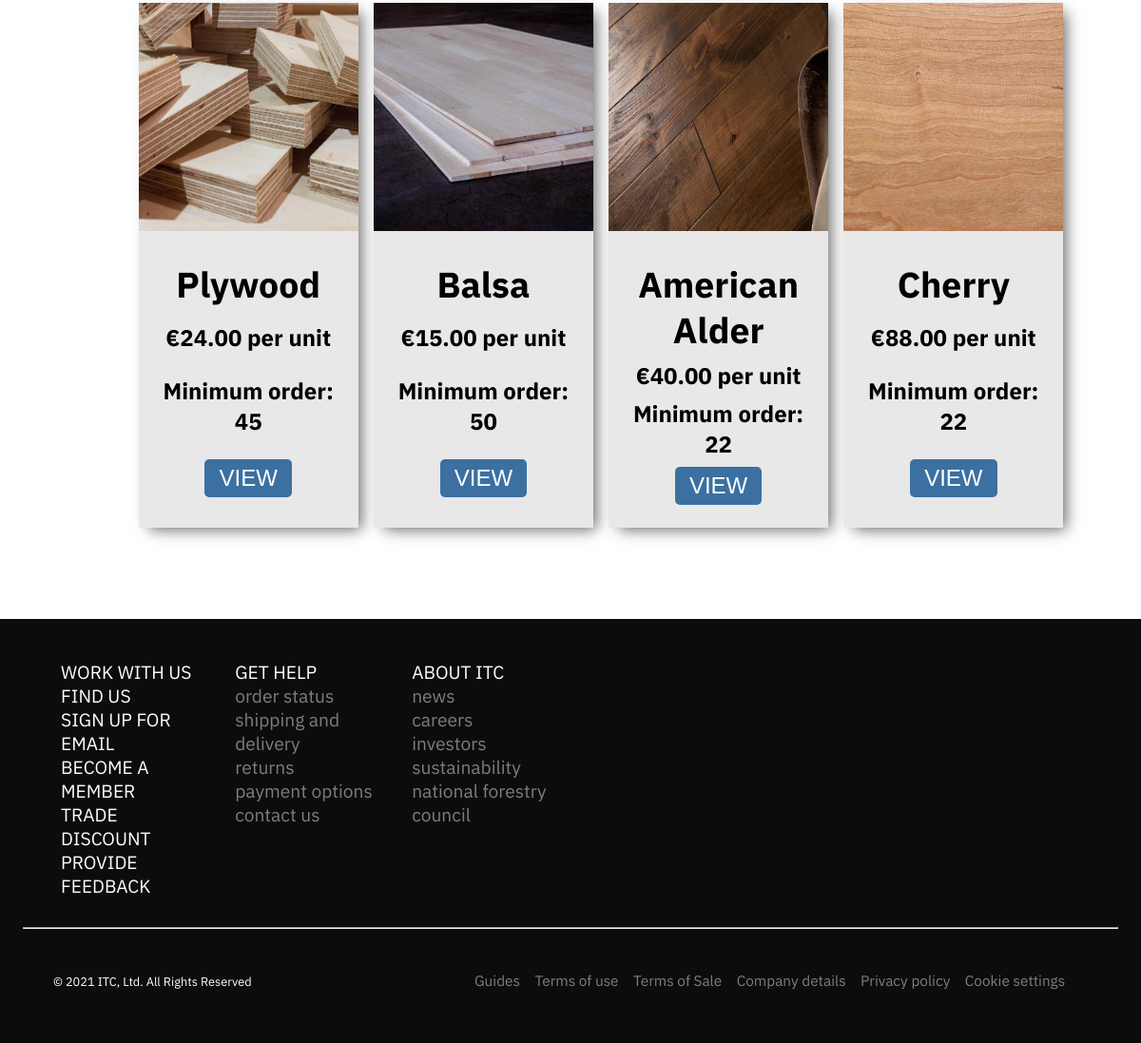
Page /views/timber-view.php?id=7 (lower part) on the earlier database version.
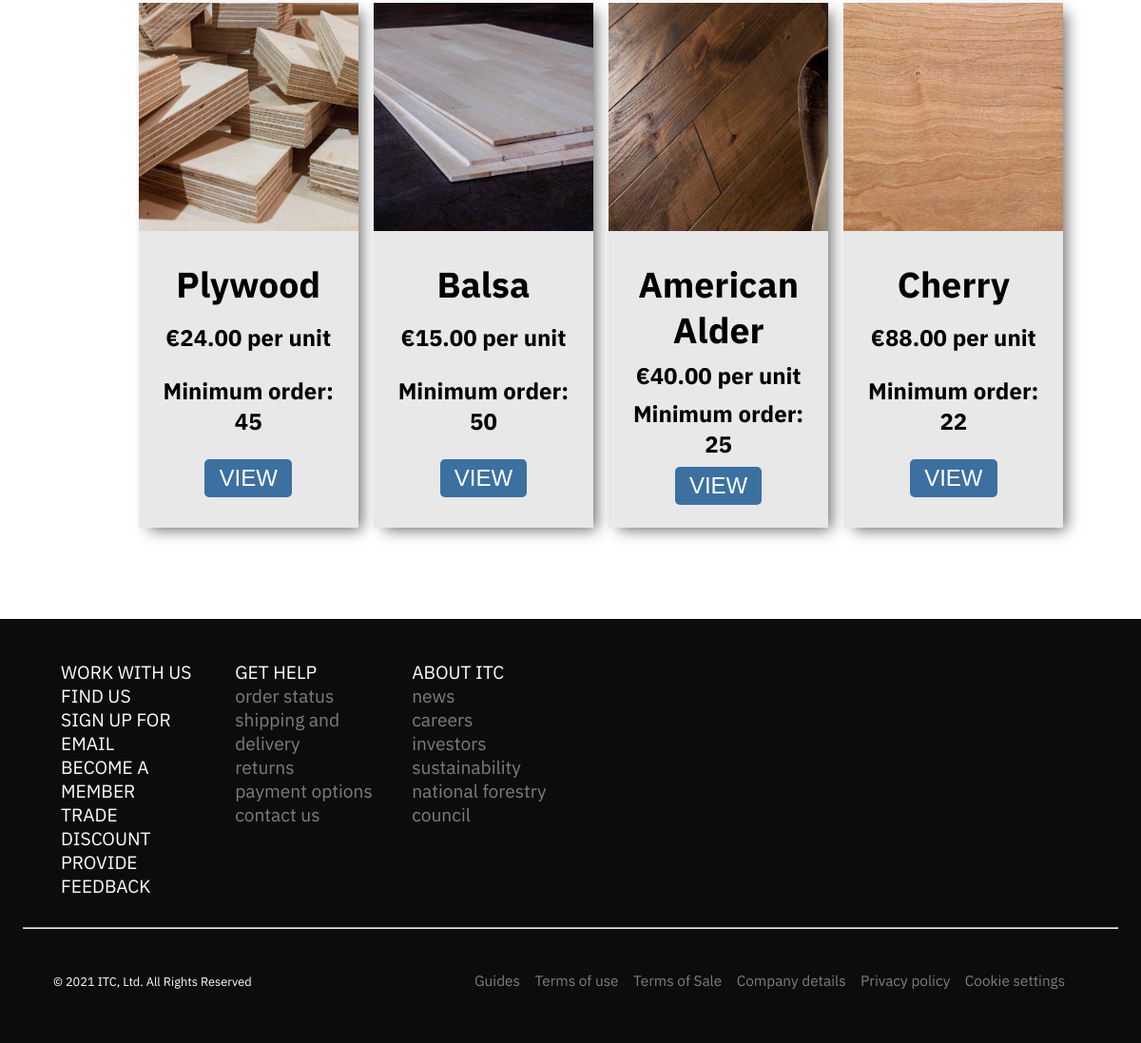
Same page on the later database version.
### tables this page shows
CREATE TABLE `timbers` (
  `id` int(11) NOT NULL,
  `title` varchar(64) NOT NULL,
  `description` text NOT NULL,
  `price` decimal(7,2) NOT NULL,
  `category_id` int(11) NOT NULL,
  `minimum_order` int(11) NOT NULL,
  `image_id` int(11) NOT NULL
);

CREATE TABLE `images` (
  `id` int(11) NOT NULL,
  `filename` varchar(256) NOT NULL
);

### classes/BookWorms/Model/Timber.php (called while the page is built, shortened)
<?php
class Timber
{
    public static function findById($id)
    {
        $timber = null;
        try {
            $db = new DB();
            $db->open();
            $conn = $db->get_connection();
            $select_sql = "SELECT * FROM timbers WHERE id = :id";
            $select_params = [
                ":id" => $id
            ];
            $select_stmt = $conn->prepare($select_sql);
            $select_status = $select_stmt->execute($select_params);
            if ($select_stmt->rowCount() !== 0) {
                $row = $select_stmt->fetch(PDO::FETCH_ASSOC);
                $timber = new Timber();
                $timber->id = $row['id'];
                $timber->title = $row['title'];
                $timber->description = $row['description'];
                $timber->price = $row['price'];
                $timber->category_id = $row['category_id'];
                $timber->minimum_order = $row['minimum_order'];
                $timber->image_id = $row['image_id'];
            }
        } finally {
            if ($db !== null && $db->is_open()) {
                $db->close();
            }
        }
        return $timber;
    }
    public static function findByCategoryId($category_id, $start = null, $limit = null)
    {
        $timbers = array();
        try {
            $db = new DB();
            $db->open();
            $conn = $db->get_connection();
            if ($limit !== null && $start !== null) {
                $select_sql = "SELECT * FROM timbers WHERE category_id = :category_id LIMIT $start,$limit";
            }
            else if($limit !== null && $start === null){
                $select_sql = "SELECT * FROM timbers WHERE category_id = :category_id LIMIT $limit";
            }
            else {
                $select_sql = "SELECT * FROM timbers WHERE category_id = :category_id";
            }
            $select_params = [
                ":category_id" => $category_id
            ];
            $select_stmt = $conn->prepare($select_sql);
            $select_status = $select_stmt->execute($select_params);
            if ($select_stmt->rowCount() !== 0) {
                $row = $select_stmt->fetch(PDO::FETCH_ASSOC);
                while ($row != FALSE) {
                    $timber = new Timber();
                    $timber->id = $row['id'];
                    $timber->title = $row['title'];
                    $timber->description = $row['description'];
                    $timber->price = $row['price'];
                    $timber->category_id = $row['category_id'];
                    $timber->minimum_order = $row['minimum_order'];
                    $timber->image_id = $row['image_id'];
                    $timbers[] = $timber;
                    $row = $select_stmt->fetch(PDO::FETCH_ASSOC);
                }
            }
        } finally {
            if ($db !== null && $db->is_open()) {
                $db->close();
            }
        }
        return $timbers;
    }
}

### classes/BookWorms/Model/Timber_Attribute.php (called while the page is built, shortened)
<?php
class Timber_Attribute
{
    public static function findByTimberId($timber_id, $limit = null)
    {
        $timber_attributes = array();
        try {
            $db = new DB();
            $db->open();
            $conn = $db->get_connection();
            if ($limit === null) {
                $select_sql = "SELECT id,timber_id,attribute_id FROM timber_attribute WHERE timber_id = :timber_id";
            } else {
                $select_sql = "SELECT id,timber_id,attribute_id FROM timber_attribute WHERE timber_id = :timber_id LIMIT $limit";
            }
            $select_params = [
                ":timber_id" => $timber_id
            ];
            $select_stmt = $conn->prepare($select_sql);
            $select_status = $select_stmt->execute($select_params);
            if ($select_stmt->rowCount() !== 0) {
                $row = $select_stmt->fetch(PDO::FETCH_ASSOC);
                while ($row != FALSE) {
                    $timber_attribute = new Timber_Attribute();
                    $timber_attribute->id = $row['id'];
                    $timber_attribute->timber_id = $row['timber_id'];
                    $timber_attribute->attribute_id = $row['attribute_id'];
                    $timber_attributes[] = $timber_attribute;
                    $row = $select_stmt->fetch(PDO::FETCH_ASSOC);
                }
            }
        } finally {
            if ($db !== null && $db->is_open()) {
                $db->close();
            }
        }
        return $timber_attributes;
    }
    public static function findByAttributeId($attribute_id, $limit = null)
    {
        $timber_attributes = array();
        try {
            $db = new DB();
            $db->open();
            $conn = $db->get_connection();
            if ($limit === null) {
                $select_sql = "SELECT id,timber_id,attribute_id FROM timber_attribute WHERE attribute_id = :attribute_id";
            } else {
                $select_sql = "SELECT id,timber_id,attribute_id FROM timber_attribute WHERE attribute_id = :attribute_id LIMIT $limit";
            }
            $select_params = [
                ":attribute_id" => $attribute_id
            ];
            $select_stmt = $conn->prepare($select_sql);
            $select_status = $select_stmt->execute($select_params);
            if ($select_stmt->rowCount() !== 0) {
                $row = $select_stmt->fetch(PDO::FETCH_ASSOC);
                while ($row != FALSE) {
                    $timber_attribute = new Timber_Attribute();
                    $timber_attribute->id = $row['id'];
                    $timber_attribute->timber_id = $row['timber_id'];
                    $timber_attribute->attribute_id = $row['attribute_id'];
                    $timber_attributes[] = $timber_attribute;
                    $row = $select_stmt->fetch(PDO::FETCH_ASSOC);
                }
            }
        } finally {
            if ($db !== null && $db->is_open()) {
                $db->close();
            }
        }
        return $timber_attributes;
    }
}

### classes/BookWorms/Model/Image.php (called while the page is built, shortened)
<?php
class Image
{
  public static function findById($id)
  {
    $image = null;
    try {
      $db = new DB();
      $db->open();
      $conn = $db->get_connection();
      $select_sql = "SELECT * FROM images WHERE id = :id";
      $params = [
        ':id' => $id
      ];
      $select_stmt = $conn->prepare($select_sql);
      $select_status = $select_stmt->execute($params);
      if ($select_stmt->rowCount() !== 0) {
        $row = $select_stmt->Fetch(PDO::FETCH_ASSOC);
        $image = new Image();
        $image->id = $row['id'];
        $image->filename = $row['filename'];
      }
    } finally {
      if ($db !== null && $db->is_open()) {
        $db->close();
      }
    }
    return $image;
  }
}

### classes/BookWorms/Model/DB.php (called while the page is built, shortened)
<?php
class DB {
    private $server = DB_SERVER;
    private $database = DB_DATABASE;
    private $username = DB_USERNAME;
    private $password = DB_PASSWORD;
    private $conn;
    private $dsn;
    public function __construct() {
        $this->dsn = "mysql:host={$this->server};dbname={$this->database}";
        $this->conn = null;
    }
    public function open() {
        if ($this->conn === null) {
            $this->conn = new PDO($this->dsn, $this->username,$this->password);
            $this->conn->setAttribute(PDO::ATTR_ERRMODE, PDO::ERRMODE_EXCEPTION);
        }
    }
    public function is_open() {
        return $this->conn !== null;
    }
    public function close() {
        $this->conn = null;
    }
}

### views/timber-view.php (the view, shortened to what the rows shown need)
<?php require_once '../config.php'; ?>
<?php
try {
  $timber_id = $_GET['id'];
  $related_products_final = array();
  $timber = Timber::findById($timber_id);
  $related_products = null;
  if (Timber_Attribute::findByTimberId($timber_id, 4) != null) {
    $this_product_attributes = Timber_Attribute::findByTimberId($timber_id);
    foreach($this_product_attributes as $this_product_attribute){
      $related_products = Timber_Attribute::findByAttributeId($this_product_attribute->attribute_id);
    }
    foreach($related_products as $related_product){
      if($related_product->timber_id === $timber_id){
        unset($related_products[$key]);
      }
    }
    if ($related_products != null) {
      if (count($related_products) < 4) {
        $remainder = (4 - count($related_products));
        $related_products = array_merge($related_products, Timber::findByCategoryId($timber->category_id,null,$remainder));
      }
    } else {
      $related_products = Timber::findByCategoryIdExcluding($timber->category_id, $timber_id, 4);
    }
  } else {
    $related_products = Timber::findByCategoryIdExcluding($timber->category_id, $timber_id, 4);
  }
  if ($related_products != null) {
    $related_products = array_unique($related_products, SORT_REGULAR);
    foreach($related_products as $related_product){
      if($related_product instanceof Timber_Attribute){
        $timber_obj = Timber::findById($related_product->timber_id);
        array_push($related_products_final,$timber_obj);
      }
      else if($related_product instanceof Timber){
        $timber_obj = Timber::findById($related_product->id);
        array_push($related_products_final,$timber_obj);
      }
    }
  }
} catch (Exception $ex) {
  $request->session()->set("flash_message", $ex->getMessage());
  $request->session()->set("flash_message_class", "alert-warning");
  $request->redirect("/index.php");
}
?>
<!doctype html>
<html lang="en">
<head>
  <link rel="stylesheet" href="<?= APP_URL ?>/assets/css/style_purged.css">
  <link rel="stylesheet" href="<?= APP_URL ?>/assets/css/flickity.css" media="screen">
  <link rel="stylesheet" href="<?= APP_URL ?>/assets/css/scale.css" media="screen">
</head>
<body class="body">
  <div class="container">
    <div class="container__inner">
      <br>
      <div class="related__products">
        <div class="related__products__contain">
          <?php
          if ($related_products_final != null) {
            foreach ($related_products_final as $related_product) {
              if ($related_product->id !== $timber_id) {
          ?>
                <div class="container__inner__shop__product container__inner__shop__related__product related__product">
                  <div class="container__inner__shop__link related__container__link">
                    <?php
                    $timber_image = Image::findById($related_product->image_id);
                    if ($timber_image !== null) {
                    ?>
                      <img src="<?= APP_URL . "/actions/" . $timber_image->filename ?>" alt="Timber image">
                    <?php
                    }
                    ?>
                  </div>
                  <div class="container__product__banner related__banner d-flex align-items-center flex-column p-1em">
                    <h3 class="container__inner__shop__product__title"><?= $related_product->title ?></h3>
                    <h3 class="container__inner__shop__product__title step--0">&euro;<?= $related_product->price ?> per unit</h3>
                    <h3 class="container__inner__shop__product__title step--0">Minimum order: <?= $related_product->minimum_order ?></h3>
                    <a class="related__product__view__button w-50" href="timber-view.php?id=<?php echo $related_product->id; ?>" target="_new" class="w-50 mt-05"><button class="btn w-100">VIEW</button></a>
                  </div>
                </div>
          <?php
              }
            }
          }
          ?>
        </div>
      </div>
    </div>
  </div>
</body>
</html>

Differences in the rows shown:
changed timbers "American Alder": minimum_order "22" → "25"
